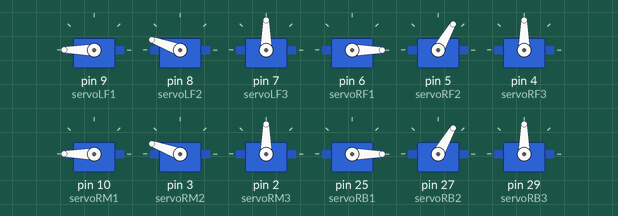
Bench run of a sketch on a simulated Arduino Mega 2560, built with avr-gcc and run on an emulated ATmega2560. Shown: 12 × servo.

Above: at 0.05 s.
At 0.4 s:
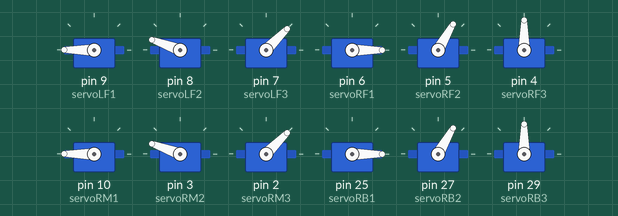
At 0.6 s:
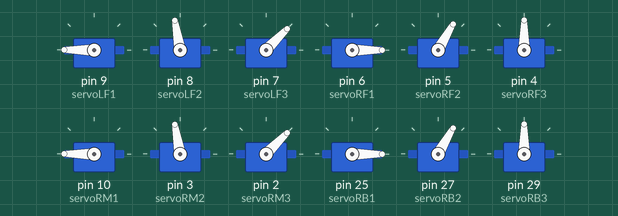
At 0.8 s:
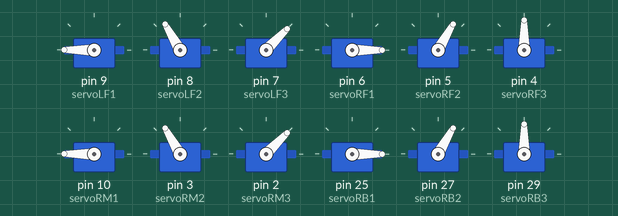
At 1.2 s:
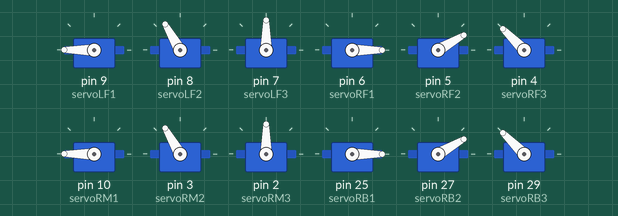
At 1.6 s:
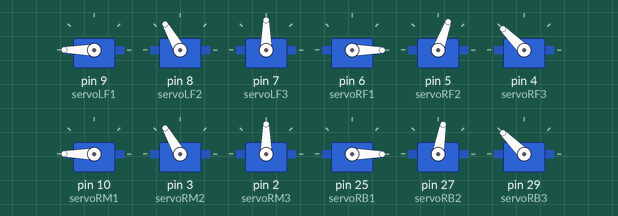
Timing chart, 0 to 3.7 s (numbered marks = the images above):
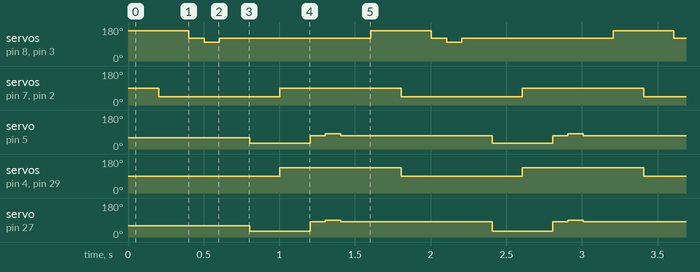

Measured:
- by itself, servo on pin 8 (servoLF2), servo on pin 3 (servoRM2): repeats every 1.6 s: 100° 0.10 s, 120° 1.0 s, 160° 0.40 s, 120° 0.10 s
- by itself, servo on pin 7 (servoLF3), servo on pin 2 (servoRM3): alternates 90° for 0.80 s and 45° for 0.80 s
- by itself, servo on pin 5 (servoRF2): repeats every 1.6 s: 70° 0.10 s, 80° 0.10 s, 70° 1.0 s, 30° 0.40 s
- by itself, servo on pin 4 (servoRF3), servo on pin 29 (servoRB3): alternates 135° for 0.80 s and 90° for 0.80 s
- by itself, servo on pin 27 (servoRB2): repeats every 1.6 s: 80° 0.10 s, 90° 0.10 s, 80° 1.0 s, 30° 0.40 s

The sketch:

Test.ino
```cpp
#include <Servo.h>

// Right Front Leg
Servo servoRF1; // Lower knee joint
Servo servoRF2; // Upper knee joint
Servo servoRF3; // Hip joint

// Right Mid Leg
Servo servoRM1; // Lower knee joint
Servo servoRM2; // Upper knee joint
Servo servoRM3; // Hip joint

// Right Back Leg
Servo servoRB1; // Lower knee joint
Servo servoRB2; // Upper knee joint
Servo servoRB3; // Hip joint

// Left Front Leg
Servo servoLF1;  // Lower knee joint
Servo servoLF2;  // Upper knee joint
Servo servoLF3;  // Hip joint

// Left Mid Leg
Servo servoLM1;  // Lower knee joint
Servo servoLM2;  // Upper knee joint
Servo servoLM3;  // Hip joint

// Left Back Leg
Servo servoLB1;  // Lower knee joint
Servo servoLB2;  // Upper knee joint
Servo servoLB3;  // Hip joint

void setup() {
  //check
  servoLF1.attach(9);
  servoLF2.attach(8); //reversed
  servoLF3.attach(7);

  servoLF1.write(180);
  servoLF2.write(130);
  servoLF3.write(90);
//--------------------
//check
  servoRF1.attach(6); //reversed
  servoRF2.attach(5);
  servoRF3.attach(4);

  servoRF1.write(0);
  servoRF2.write(60);
  servoRF3.write(90);
//--------------------
//check
  servoRM1.attach(10);
  servoRM2.attach(3);  //reversed
  servoRM3.attach(2);

  servoRM1.write(180);
  servoRM2.write(130);
  servoRM3.write(90);
//--------------------
//check
  servoRB1.attach(25);  //reversed
  servoRB2.attach(27);
  servoRB3.attach(29);

  servoRB1.write(0);
  servoRB2.write(60);
  servoRB3.write(90);
//--------------------
// check
  servoLB1.attach(33);
  servoLB2.attach(35); //reversed
  servoLB3.attach(37);

  servoLB1.write(180);
  servoLB2.write(130);
  servoLB3.write(90);
//--------------------
// check
  servoLM1.attach(50);
  servoLM2.attach(52); //reversed
  servoLM3.attach(48);

  servoLM1.write(180);
  servoLM2.write(130);
  servoLM3.write(90);

}

void loop() {
  //Left Focus Forward Step
  servoLF2.write(160); //pick up left focus tripod
  servoLB2.write(160);
  servoRM2.write(160);
  delay(200);
  servoRF3.write(90); //Right focus move back side
  servoRB3.write(90);
  servoLM3.write(90);

  servoLF3.write(45); //Left focus move side
  servoLB3.write(45);
  servoRM3.write(45);
  delay(200);
  servoLF2.write(120); //put down left focus tripod
  servoLB2.write(110);
  servoRM2.write(120);
  delay(100);
  servoLF2.write(100); //correction so as not to slip down
  servoLB2.write(90);
  servoRM2.write(100);
  delay(100);
  servoLF2.write(120);
  servoLB2.write(110);
  servoRM2.write(120);
  delay(200);

  servoRF2.write(30); //pick up right focus tripod
  servoRB2.write(30);
  servoLM2.write(160);
  delay(200);
  servoLF3.write(90); //Left Focus move back side
  servoLB3.write(90);
  servoRM3.write(90);

  servoRF3.write(135); //Right Focus move side
  servoRB3.write(135);
  servoLM3.write(135);
  delay(200);
  servoRF2.write(70); //Put down Right Focus tripod
  servoRB2.write(80);
  servoLM2.write(120);
  delay(100);
  servoRF2.write(80); //correction so as not to slip down
  servoRB2.write(90);
  servoLM2.write(110);
  delay(100);
  servoRF2.write(70);
  servoRB2.write(80);
  servoLM2.write(120);
  delay(200);


  //Right Focus Forward Step
  /*servoRF2.write(30);
  servoRB2.write(30);
  servoLM2.write(160);
  delay(1000);
  servoRF3.write(135);
  servoRB3.write(135);
  servoLM3.write(135);
  delay(1000);
  servoRF2.write(60);
  servoRB2.write(60);
  servoLM2.write(130);
  delay(1000);
  servoRF3.write(90);
  servoRB3.write(90);
  servoLM3.write(90);
  delay(1000);*/

}
```
